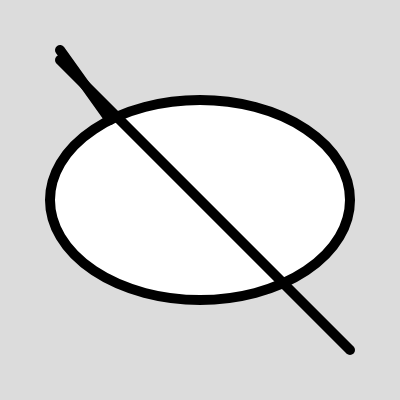
Frame 1 (no input)
Frame 60 (no input): identical to frame 1, image omitted
Frame 120 (the mouse pressed at the canvas centre since frame 60): identical to frame 1, image omitted

The p5.js sketch that drew this single still picture (run headless with seeded random() and noise() and a simulated clock; from frame 60 on, the mouse is pressed at the canvas centre):

// p5.js sketch
// ── sketch.js
function setup() {
  createCanvas(400, 400);
  strokeWeight(10);
}

function draw() {
  background(220);

  // Draw head
  ellipse(200,200,300,200)

  //Drawing antenna 
  line(60,50,110,120);
  line(60,60,350,350);

  console.log(mouseX);
  console.log(mouseY);

}
